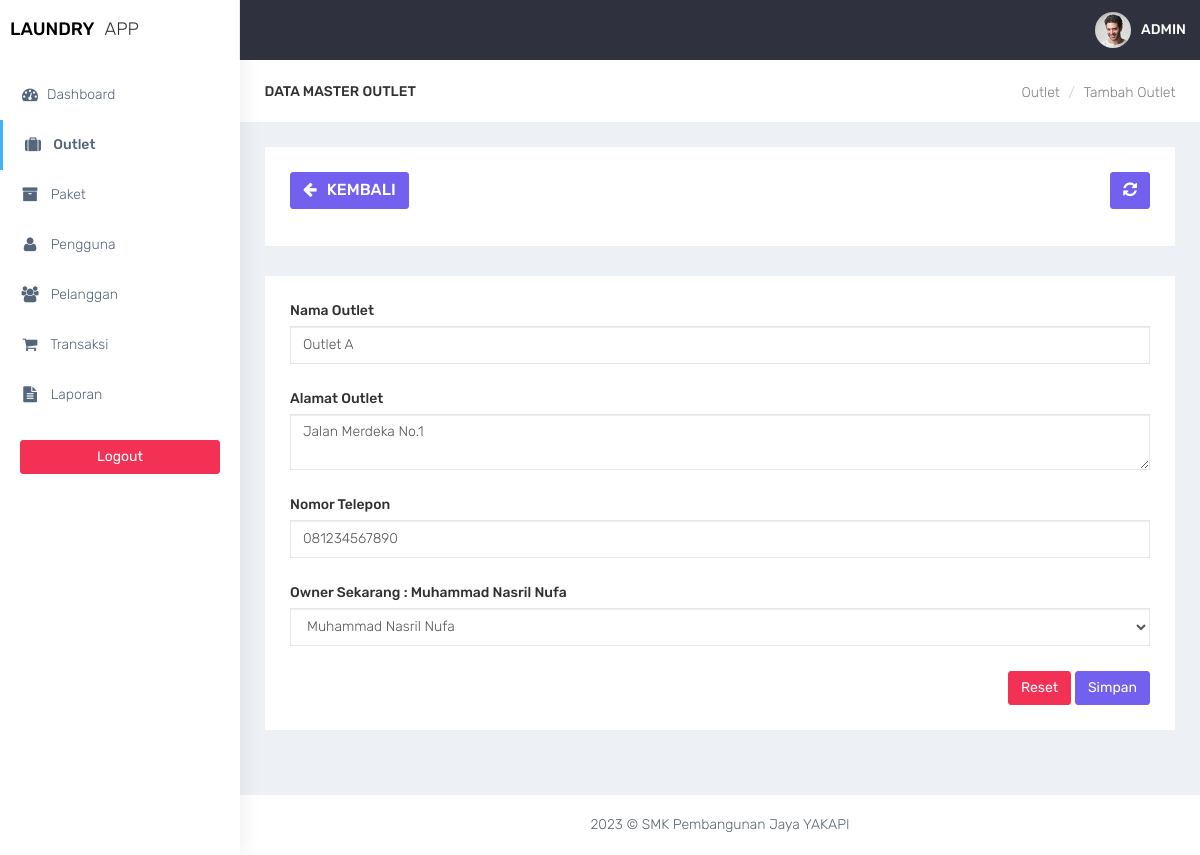
Screenshot of /admin/outlet_edit.php?id=1 with the database file from the repository.
### tables this page shows
CREATE TABLE tb_outlet (
    id INT(11) AUTO_INCREMENT PRIMARY KEY,
    nama VARCHAR(100) NOT NULL,
    alamat TEXT NOT NULL,
    tlp VARCHAR(15) NOT NULL
);

CREATE TABLE tb_user (
    id INT(11) AUTO_INCREMENT PRIMARY KEY,
    nama VARCHAR(100) NOT NULL,
    username VARCHAR(30) NOT NULL UNIQUE,
    password VARCHAR(255) NOT NULL,
    id_outlet INT(11),
    role ENUM('admin', 'kasir', 'owner') NOT NULL,
    FOREIGN KEY (id_outlet) REFERENCES tb_outlet(id) ON DELETE SET NULL
);

### function.php (called while the page is built, shortened)
<?php
$conn = mysqli_connect("localhost", "root", "", "laundry");
function query($query)
{
    global $conn;
    $result = mysqli_query($conn, $query);
    $rows = [];
    while ($row = mysqli_fetch_assoc($result)) {
        $rows[] = $row;
    }
    return $rows;
}

### admin/outlet_edit.php (the view, shortened to what this page needs)
<?php
require_once '../function.php';
$id = $_GET["id"];
$outlet = query("SELECT * FROM tb_outlet WHERE id = $id")[0];
$owner = query("SELECT id, nama FROM tb_user WHERE role = 'owner' AND id_outlet = $id")[0];
?>
<!DOCTYPE html>
<html lang="en">
<head>
    <link href="../assets/bootstrap/dist/css/bootstrap.min.css" rel="stylesheet">
    <link href="../assets/plugins/bower_components/sidebar-nav/dist/sidebar-nav.min.css" rel="stylesheet">
    <link href="../assets/plugins/bower_components/toast-master/css/jquery.toast.css" rel="stylesheet">
    <link href="../assets/plugins/bower_components/morrisjs/morris.css" rel="stylesheet">
    <link href="../assets/plugins/bower_components/chartist-js/dist/chartist.min.css" rel="stylesheet">
    <link href="../assets/plugins/bower_components/chartist-plugin-tooltip-master/dist/chartist-plugin-tooltip.css" rel="stylesheet">
    <link href="../assets/css/animate.css" rel="stylesheet">
    <link href="../assets/css/style.css" rel="stylesheet">
    <link href="../assets/css/colors/default.css" id="theme" rel="stylesheet">
    <link rel="stylesheet" type="text/css" href="../assets/DataTables/datatables.min.css" />
</head>
<body class="fix-header">
    <div id="wrapper">
        <nav class="navbar navbar-default navbar-static-top m-b-0">
            <div class="navbar-header">
                <div class="top-left-part">
                    <a class="logo" href="index.php">
                        <b style="color:black">
                            LAUNDRY
                        </b>
                        <span class="hidden-xs text-dark">
                            APP
                        </span>
                    </a>
                </div>
                <ul class="nav navbar-top-links navbar-right pull-right">
                    <li>
                        <a class="profile-pic" href="#"> <img src="../assets/plugins/images/users/varun.jpg" alt="user-img" width="36" class="img-circle"><b class="hidden-xs">ADMIN</b></a>
                    </li>
                </ul>
            </div>
        </nav>
        <div class="navbar-default sidebar" role="navigation">
            <div class="sidebar-nav slimscrollsidebar">
                <div class="sidebar-head">
                    <h3><span class="fa-fw open-close"><i class="ti-close ti-menu"></i></span> <span class="hide-menu">Navigation</span></h3>
                </div>
                <ul class="nav" id="side-menu">
                    <li style="padding: 70px 0 0;">
                        <a href="index.php" class="waves-effect "><i class="fa fa-tachometer fa-fw" aria-hidden="true"></i>Dashboard</a>
                    </li>
                    <li>
                        <a href="outlet.php" class="waves-effect active"><i class="fa fa-suitcase fa-fw" aria-hidden="true"></i> Outlet</a>
                    </li>
                    <li>
                        <a href="paket.php" class="waves-effect "><i class="fa fa-archive fa-fw" aria-hidden="true"></i> Paket</a>
                    </li>
                    <li>
                        <a href="pengguna.php" class="waves-effect "><i class="fa fa-user fa-fw" aria-hidden="true"></i> Pengguna</a>
                    </li>
                    <li>
                        <a href="pelanggan.php" class="waves-effect "><i class="fa fa-users fa-fw" aria-hidden="true"></i> Pelanggan</a>
                    </li>
                    <li>
                        <a href="transaksi.php" class="waves-effect"><i class="fa fa-shopping-cart fa-fw" aria-hidden="true"></i> Transaksi</a>
                    </li>
                    <li>
                        <a href="laporan.php" class="waves-effect "><i class="fa fa-file-text fa-fw" aria-hidden="true"></i> Laporan</a>
                    </li>
                </ul>
                <div class="center p-20">
                    <a href="logout.php" class="btn btn-danger btn-block waves-effect waves-light">Logout</a>
                </div>
            </div>
        </div>
        <div id="page-wrapper">
            <div class="container-fluid">
                <div class="row bg-title">
                    <div class="col-lg-3 col-md-4 col-sm-4 col-xs-12">
                        <h4 class="page-title">Data Master Outlet</h4>
                    </div>
                    <div class="col-lg-9 col-sm-8 col-md-8 col-xs-12">
                        <ol class="breadcrumb">
                            <li><a href="outlet.php">Outlet</a></li>
                            <li><a href="#">Tambah Outlet</a></li>
                        </ol>
                    </div>
                </div>
                <div class="row">
                    <div class="col-md-12 col-lg-12 col-sm-12 col-xs-12">
                        <div class="white-box">
                            <div class="row">
                                <div class="col-md-6">
                                    <a href="javascript:void(0)" onclick="window.history.back();" class="btn btn-primary box-title"><i class="fa fa-arrow-left fa-fw"></i> Kembali</a>
                                </div>
                                <div class="col-md-6 text-right">
                                    <button id="btn-refresh" class="btn btn-primary box-title text-right" title="Refresh Data"><i class="fa fa-refresh" id="ic-refresh"></i></button>
                                </div>
                            </div>
                        </div>
                    </div>
                </div>
                <div class="row">
                    <div class="col-md-12 col-lg-12 col-sm-12 col-xs-12">
                        <div class="white-box">
                            <form method="post" action="">
                                <div class="form-group">
                                    <label>Nama Outlet</label>
                                    <input type="text" value="<?= $outlet['nama']; ?>" name="nama_outlet" class="form-control">
                                </div>
                                <div class="form-group">
                                    <label>Alamat Outlet</label>
                                    <textarea name="alamat_outlet" class="form-control"><?= $outlet['alamat']; ?></textarea>
                                </div>
                                <div class="form-group">
                                    <label>Nomor Telepon</label>
                                    <input type="text" value="<?= $outlet['tlp']; ?>" name="telp_outlet" class="form-control">
                                </div>
                                <div class="form-group">
                                    <label>Owner Sekarang : <?= $owner ? $owner['nama'] : 'belum ada owner'; ?></label>
                                    <select name="owner_id_new" class="form-control">
                                        <option value="<?= $owner ? $owner['id'] : ''; ?>"><?= $owner ? $owner['nama'] : 'Pilih Owner'; ?></option>
                                    </select>
                                </div>
                                <div class="text-right">
                                    <button type="reset" class="btn btn-danger">Reset</button>
                                    <button type="submit" name="btn-simpan" class="btn btn-primary">Simpan</button>
                                </div>
                            </form>
                        </div>
                    </div>
                </div>
            </div>
            <footer class="footer text-center"> 2023 &copy; SMK Pembangunan Jaya YAKAPI </footer>
        </div>
    </div>
    <br />
</body>
</html>

### assets/css/colors/default.css (style rules this page uses)
body { background: #fff; }
.top-left-part { background: #fff; }
.navbar-header { background: #2f323e; }
.navbar-top-links > li > a { color: #ffffff; }
.sidebar .sidebar-head { background: #ffffff; }
.sidebar .sidebar-head h3 { color: #686868; }
.sidebar { background: #fff; box-shadow: 1px 0px 20px rgba(0, 0, 0, 0.08); }
#side-menu li a { color: #54667a; }
#side-menu li a { color: #54667a; border-left: 0px solid #fff; }
#side-menu > li > a { border-left: 3px solid transperant; }
#side-menu > li > a.active { background: transperant; color: #54667a; border-left: 3px solid #41b3f9; font-weight: 500; }

### rows the page displays
tb_outlet: nama_outlet "Outlet A", alamat_outlet "Jalan Merdeka No.1", telp_outlet "081234567890"
tb_user: nama "Muhammad Nasril Nufa", owner_id_new "Muhammad Nasril Nufa"
